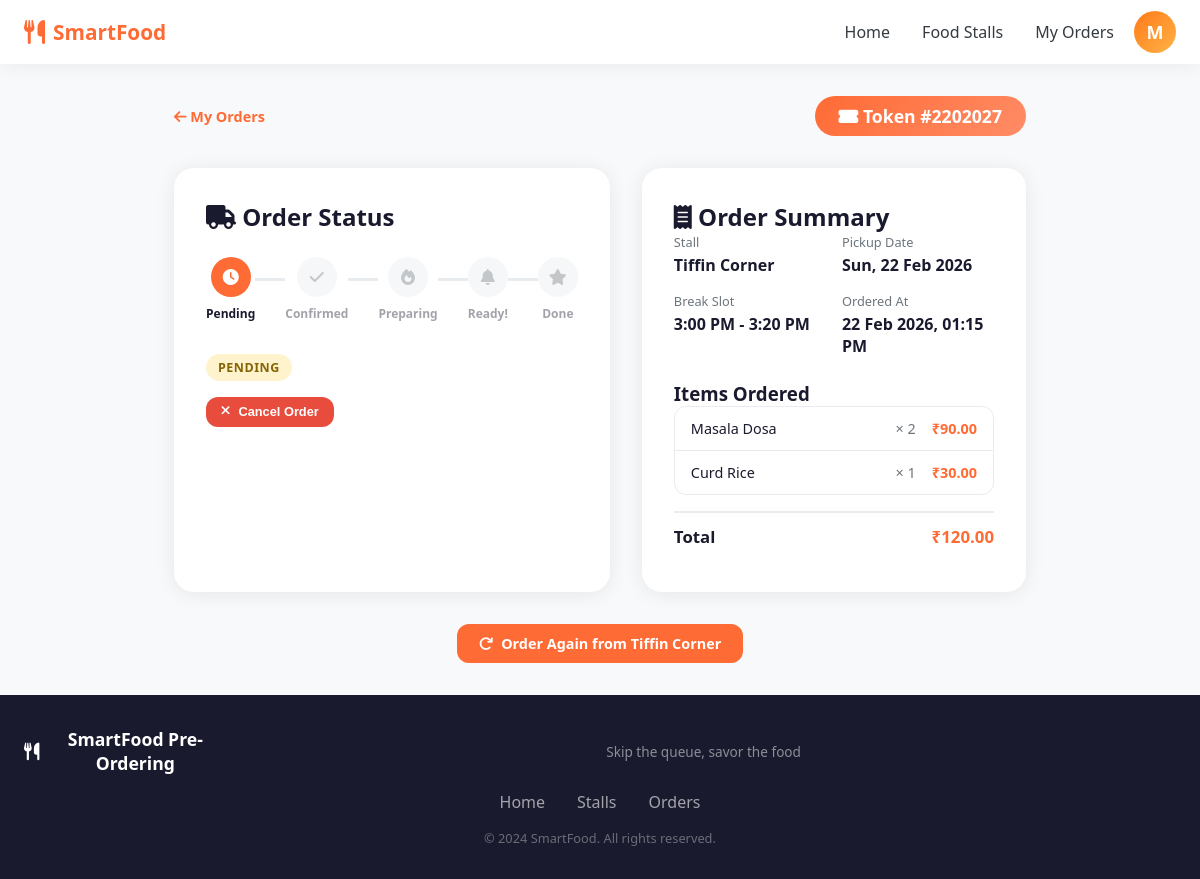
/order/1640/ (signed in), run on an earlier commit of the app's database.
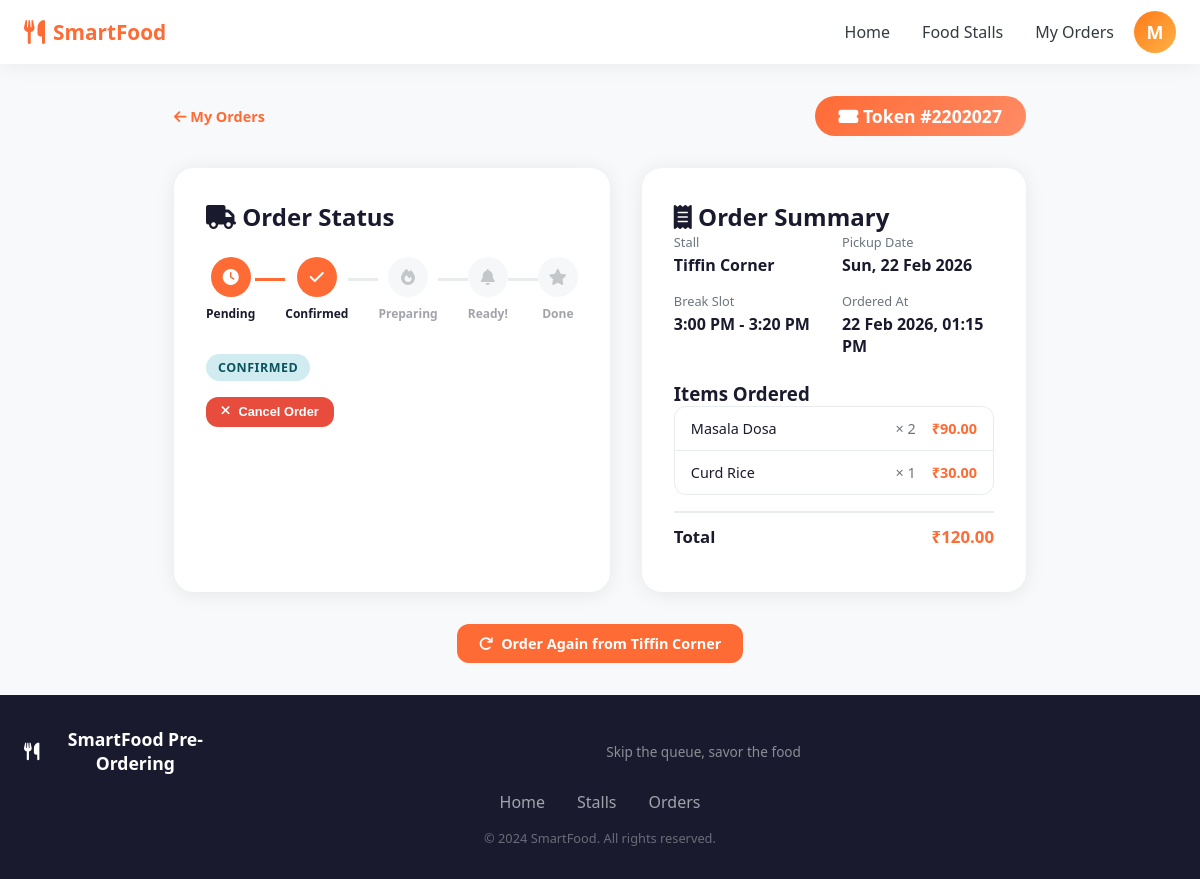
And on a later commit of the database.
### apps/orders/models.py (models this page shows, shortened)
class Order(models.Model):
    user = models.ForeignKey(User, on_delete=models.CASCADE, related_name='orders')
    stall = models.ForeignKey(FoodStall, on_delete=models.CASCADE, related_name='orders')
    break_slot = models.CharField(max_length=5, choices=BREAK_SLOT_CHOICES)
    pickup_date = models.DateField()
    status = models.CharField(max_length=20, choices=ORDER_STATUS_CHOICES, default='pending')
    total_amount = models.DecimalField(max_digits=10, decimal_places=2, default=0)
    special_instructions = models.TextField(blank=True)
    token_number = models.CharField(max_length=10, blank=True)
    created_at = models.DateTimeField(auto_now_add=True)
    updated_at = models.DateTimeField(auto_now=True)
    estimated_ready_time = models.DateTimeField(null=True, blank=True)
    class Meta:
        ordering = ['-created_at']

### apps/stalls/models.py (models this page shows, shortened)
class FoodStall(models.Model):
    name = models.CharField(max_length=100)
    description = models.TextField(blank=True)
    owner = models.ForeignKey(User, on_delete=models.SET_NULL, null=True, related_name='stalls')
    image = models.ImageField(upload_to='stalls/', blank=True, null=True)
    location = models.CharField(max_length=200, blank=True)
    is_open = models.BooleanField(default=True)
    created_at = models.DateTimeField(auto_now_add=True)

### apps/orders/views.py (the view)
# urls.py: path('order/<int:pk>/', views.order_detail, name='order_detail'),
@login_required
def order_detail(request, pk):
    order = get_object_or_404(Order, pk=pk, user=request.user)
    statuses = ['pending', 'confirmed', 'preparing', 'ready', 'completed']
    return render(request, 'orders/order_detail.html', {
        'order': order,
        'statuses': statuses,
    })

### apps/orders/models.py (called while the page is built)
    @property
    def subtotal(self):
        return self.price_at_order * self.quantity

### apps/users/models.py (called while the page is built)
    @property
    def is_stall_owner(self):
        return self.role == 'stall_owner'

### templates/orders/order_detail.html (shortened to what the changed rows need)
{% extends 'base/base.html' %}
{% load static %}
{% block content %}
<div class="container order-detail-page">
    <div class="order-detail-header">
        <a href="{% url 'my_orders' %}" class="back-link"><i class="fas fa-arrow-left"></i> My Orders</a>
        <div class="order-token-badge">
            <i class="fas fa-ticket-alt"></i>
            Token #{{ order.token_number }}
        </div>
    </div>
    <div class="order-detail-layout">
        <div class="status-tracker-card">
            <h2><i class="fas fa-truck"></i> Order Status</h2>
            <div class="status-tracker" id="statusTracker">
                <div class="tracker-steps">
                    <div class="tracker-step {% if order.status == 'pending' or order.status == 'confirmed' or order.status == 'preparing' or order.status == 'ready' or order.status == 'completed' %}step-done{% endif %}">
                        <div class="step-circle"><i class="fas fa-clock"></i></div>
                        <span>Pending</span>
                    </div>
                    <div class="tracker-line {% if order.status == 'confirmed' or order.status == 'preparing' or order.status == 'ready' or order.status == 'completed' %}line-done{% endif %}"></div>
                    <div class="tracker-step {% if order.status == 'confirmed' or order.status == 'preparing' or order.status == 'ready' or order.status == 'completed' %}step-done{% endif %}">
                        <div class="step-circle"><i class="fas fa-check"></i></div>
                        <span>Confirmed</span>
                    </div>
                    <div class="tracker-line {% if order.status == 'preparing' or order.status == 'ready' or order.status == 'completed' %}line-done{% endif %}"></div>
                    <div class="tracker-step {% if order.status == 'preparing' or order.status == 'ready' or order.status == 'completed' %}step-done{% endif %}">
                        <div class="step-circle"><i class="fas fa-fire"></i></div>
                        <span>Preparing</span>
                    </div>
                    <div class="tracker-line {% if order.status == 'ready' or order.status == 'completed' %}line-done{% endif %}"></div>
                    <div class="tracker-step {% if order.status == 'ready' or order.status == 'completed' %}step-done{% endif %}">
                        <div class="step-circle"><i class="fas fa-bell"></i></div>
                        <span>Ready!</span>
                    </div>
                    <div class="tracker-line {% if order.status == 'completed' %}line-done{% endif %}"></div>
                    <div class="tracker-step {% if order.status == 'completed' %}step-done{% endif %}">
                        <div class="step-circle"><i class="fas fa-star"></i></div>
                        <span>Done</span>
                    </div>
                </div>
            </div>
            <div class="status-badge status-{{ order.status }}" id="currentStatus">
                {{ order.get_status_display }}
            </div>
            {% if order.status in 'pending,confirmed' %}
            <form action="{% url 'cancel_order' order.pk %}" method="post" style="margin-top:1rem"
                  onsubmit="return confirm('Cancel this order?')">
                <button type="submit" class="btn btn-danger btn-sm">
                </button>
            </form>
            {% endif %}
        </div>
        <div class="order-info-card">
            <h2><i class="fas fa-receipt"></i> Order Summary</h2>
            <div class="order-meta-grid">
                <div class="meta-item">
                    <label>Stall</label>
                    <strong>{{ order.stall.name }}</strong>
                </div>
                <div class="meta-item">
                    <label>Pickup Date</label>
                    <strong>{{ order.pickup_date|date:"D, d M Y" }}</strong>
                </div>
                <div class="meta-item">
                    <label>Break Slot</label>
                    <strong>{{ order.get_break_slot_display }}</strong>
                </div>
                <div class="meta-item">
                    <label>Ordered At</label>
                    <strong>{{ order.created_at|date:"d M Y, h:i A" }}</strong>
                </div>
            </div>
            <div class="order-total-row">
                <strong>Total</strong>
                <strong class="text-primary">₹{{ order.total_amount }}</strong>
            </div>
        </div>
    </div>
    <div style="text-align:center;margin-top:2rem">
        <a href="{% url 'place_order' order.stall.pk %}" class="btn btn-primary">
            <i class="fas fa-redo"></i> Order Again from {{ order.stall.name }}
        </a>
    </div>
</div>
{% endblock %}

What changed in the data, as far as the page shows it:
changed Order "3:00 PM - 3:20 PM": status "PENDING" → "CONFIRMED"
